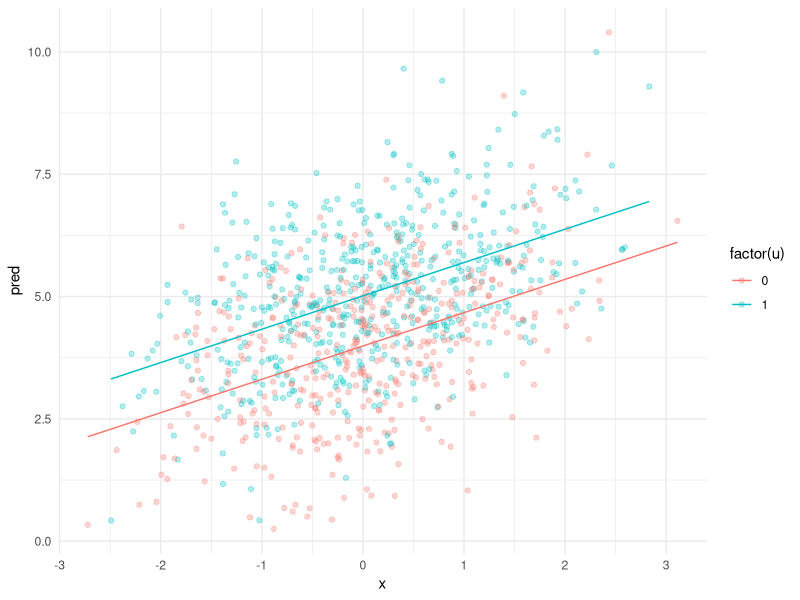
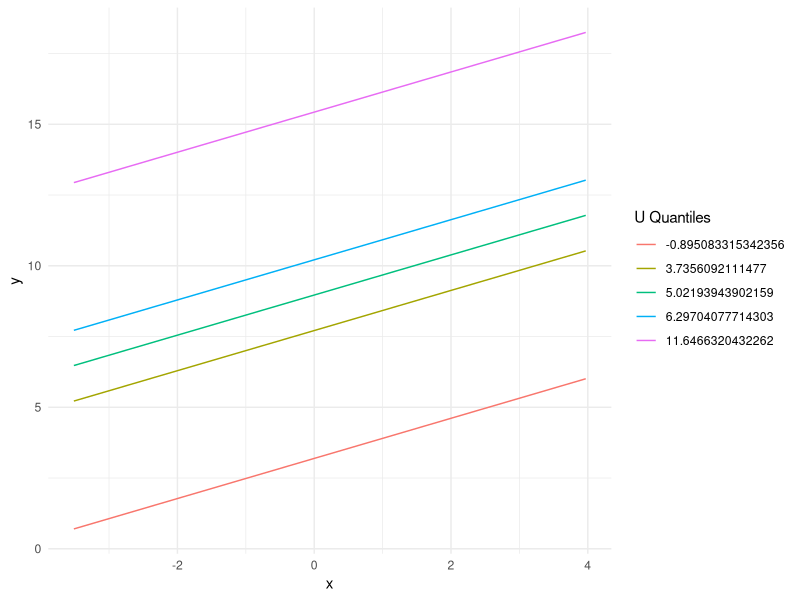

Write the R code that produced these figures, in order.
## ---- chunk 1
library(tidyverse)

N <- 1e3
x <- rnorm(N)
u <- rbinom(N,1,.5)
y <- rnorm(N, 4 + .7*x + 1*u, 1.3)

df <- data.frame(x, u, y)


df$pred <- lm(y ~ x + u, df) |>
  predict() # get predicted values from the model

#plot predictions and raw data 
df %>% 
  ggplot(aes(x = x, y = pred, color = factor(u), group = factor(u))) +
  geom_point(aes(x = x, y = y, color = factor(u)),alpha = .3) +
  geom_line() +
  theme_minimal()
  
## ---- chunk 2
N <- 1e3
x <- rnorm(N)
u <- rnorm(N,1 + .3*x, 1)
y <- rnorm(N, 4 + .7*x + 1*u, 1.3)

df <- data.frame(x, u, y)


model_2<- lm(y ~ x + u, df)  # get predicted values from the model

pred.data = expand.grid(x = seq(min(df$x), max(df$x), length=20),
                        u = quantile(df$y))
pred.data$y = predict(model_2, newdata=pred.data)

ggplot(pred.data, aes(x, y, colour=factor(u))) +
  geom_line() +
  labs(colour="U Quantiles") +
  theme_minimal()
## ---- chunk 3
N <- 1e4
u <- rnorm(N, 5, 1.3)
x <- rnorm(N, 3 + .5*u, 1)
y <- rnorm(N, 2 + .4*x + .3*u, 1.3)

lm(y ~ x) |> summary()
lm(y ~ x + u) |> summary()
## ---- chunk 4
x <- rnorm(N, 3 , 1)
u <- rnorm(N, 5 + .5*x, 1.3)
y <- rnorm(N, 2 + .4*x + .3*u, 1.3)

lm(y ~ x) |> summary()
lm(y ~ x + u) |> summary()
## ---- chunk 5
x <- rnorm(N, 3 , 1)
y <- rnorm(N, 2 + .4*x , 1.3)
u <- rnorm(N, 5 + .5*x + .3*y, 1.3)


lm(y ~ x) |> summary()
lm(y ~ x + u) |> summary()
## ---- chunk 6
u <- rnorm(N, 5, 1.3)
z <- rnorm(N, 1 + .8*u, .5)
x <- rnorm(N, 3 + .5*u, 1)
y <- rnorm(N, 2 + .4*x + .3*u, 1.3)

lm(y ~ x) |> summary()
lm(y ~ x + z) |> summary()
lm(y ~ x + u) |> summary()
